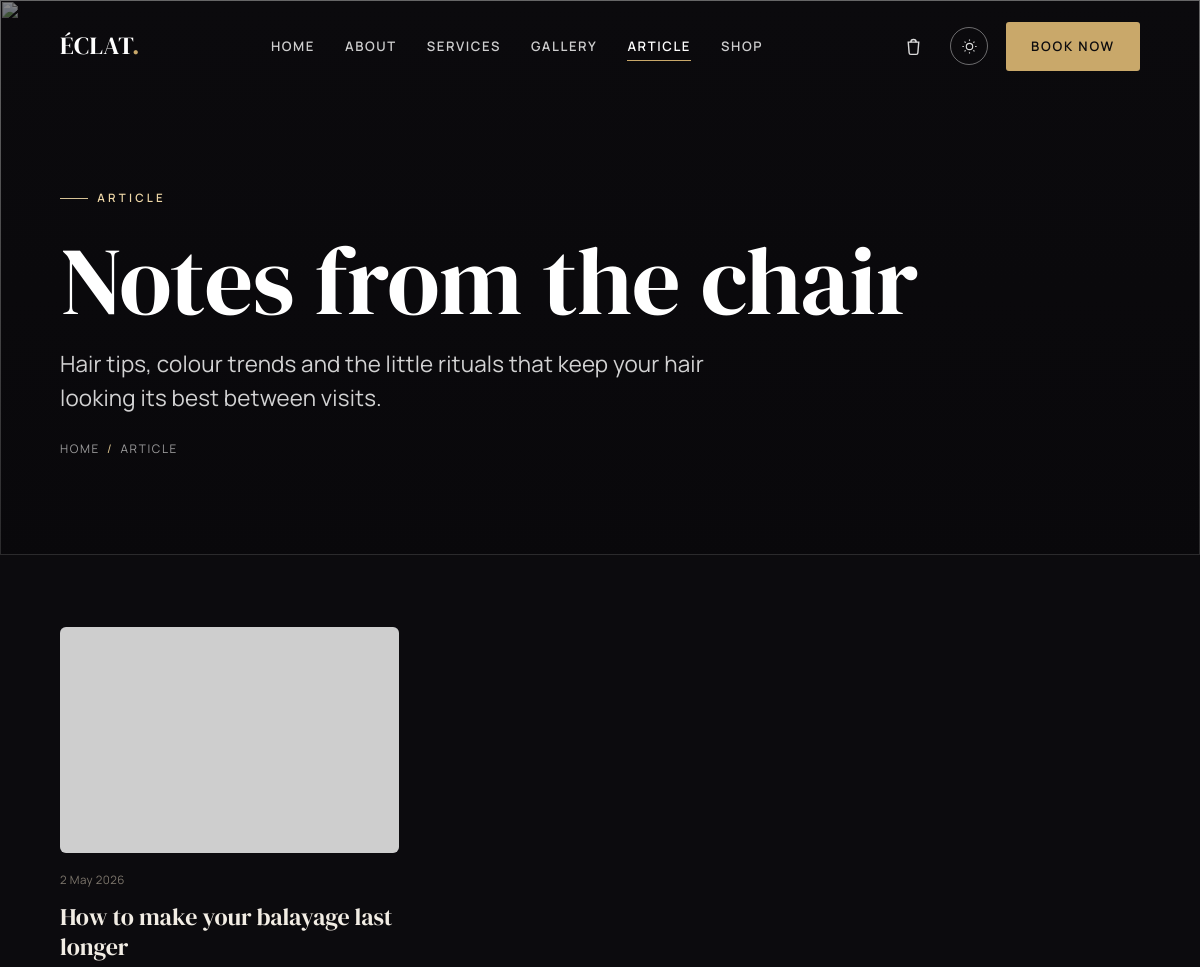
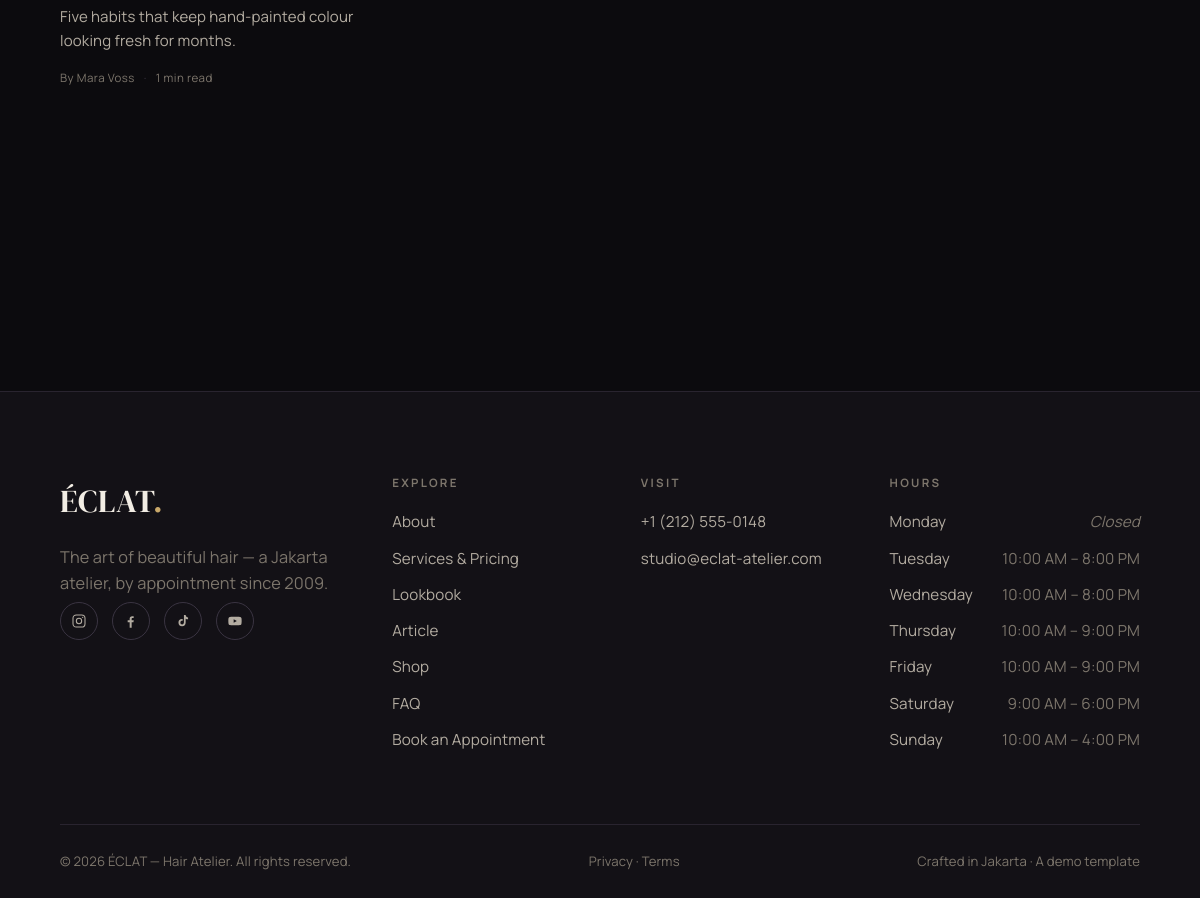
Before: /blog with the older database file (2 pictures, top to bottom).
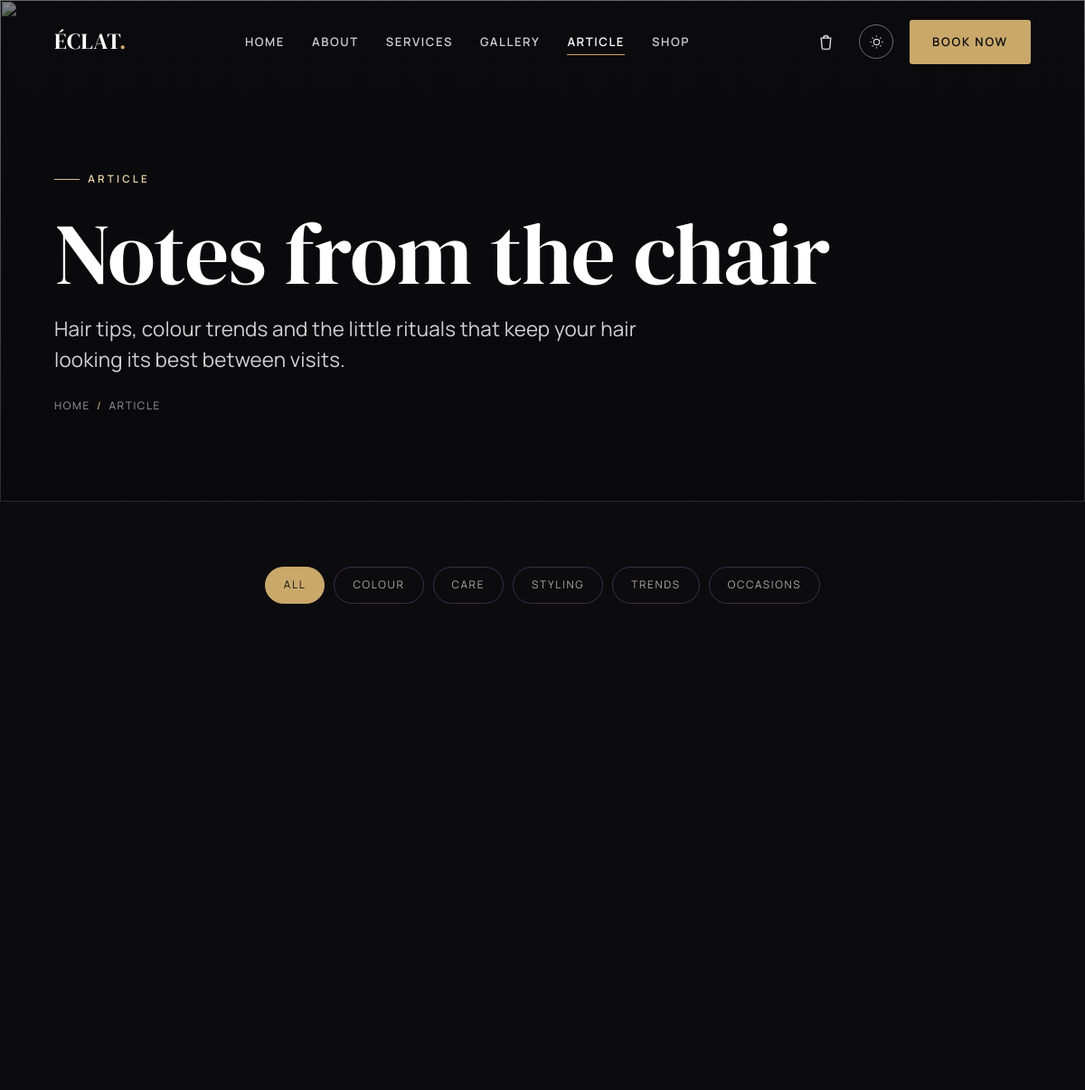
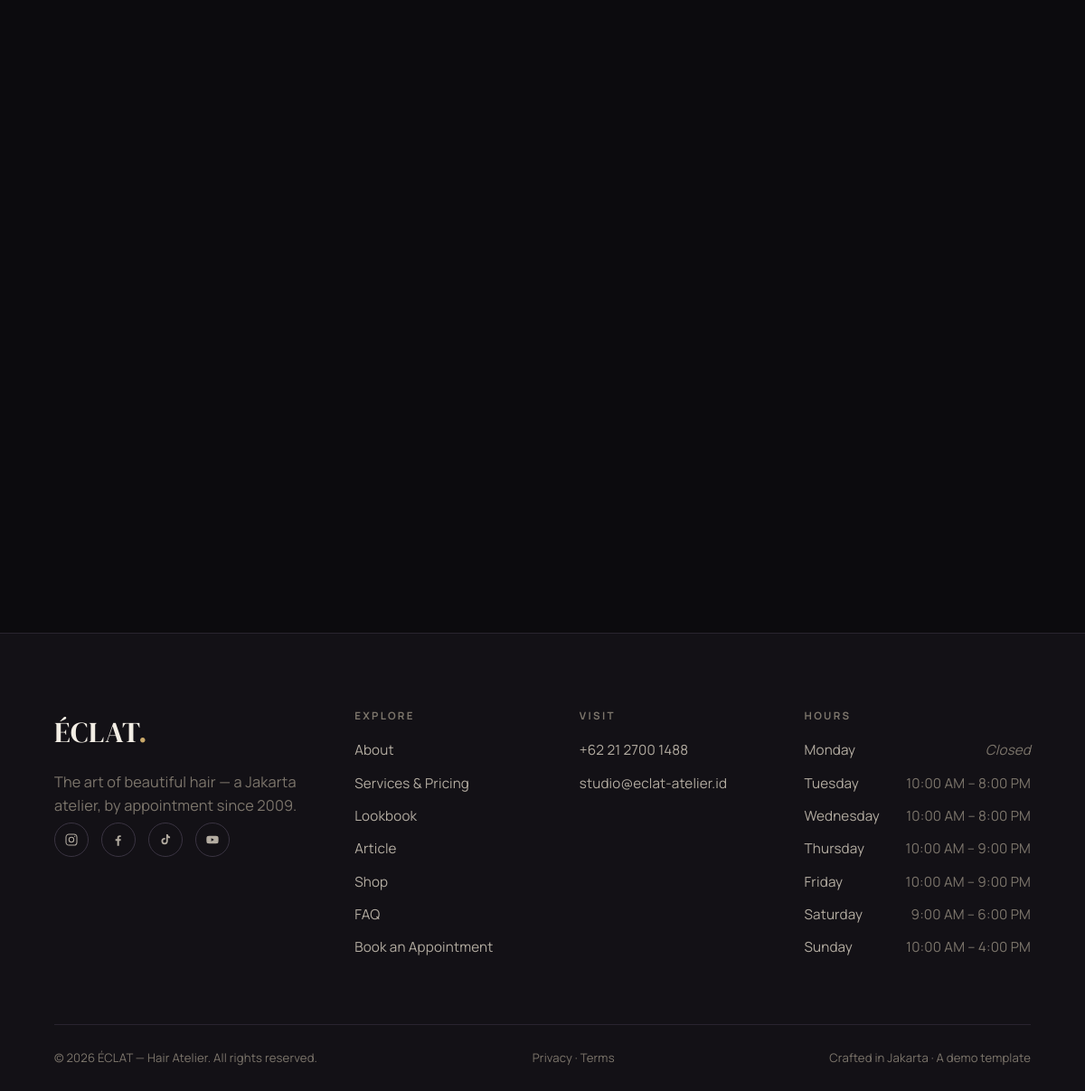
After: the same page with the newer database file (2 pictures, top to bottom).
### tables this page shows
CREATE TABLE posts (
    id          INT AUTO_INCREMENT PRIMARY KEY,
    title       VARCHAR(200) NOT NULL,
    slug        VARCHAR(200) NOT NULL UNIQUE,
    excerpt     VARCHAR(400) NOT NULL DEFAULT '',
    body        MEDIUMTEXT   NOT NULL,
    cover_url   VARCHAR(400) NOT NULL DEFAULT '',
    author      VARCHAR(120) NOT NULL DEFAULT '',
    category    VARCHAR(80)  NOT NULL DEFAULT '',
    published_at DATETIME    NULL,
    is_published TINYINT(1)  NOT NULL DEFAULT 0
);

CREATE TABLE opening_hours (
    id         INT AUTO_INCREMENT PRIMARY KEY,
    day_order  TINYINT      NOT NULL,
    day_name   VARCHAR(12)  NOT NULL,
    open_time  TIME         NULL,
    close_time TIME         NULL,
    is_closed  TINYINT(1)   NOT NULL DEFAULT 0
);

### app/controllers/blog.php (called while the page is built)
<?php
render('blog', [
    'title'      => 'Article — ' . get_setting('site_name_full'),
    'meta'       => 'Hair tips, colour trends and transformations from the ' . get_setting('site_name') . ' team.',
    'active'     => 'blog',
    'js'         => ['pages/blog'],
    'posts'      => get_posts(),
    'categories' => get_post_categories(),
]);

### public/index.php (called while the page is built, shortened)
<?php
$routes = require APP_PATH . '/routes.php';
$uri  = parse_url($_SERVER['REQUEST_URI'] ?? '/', PHP_URL_PATH) ?? '/';
if (BASE_URL !== '') {
    if ($uri === BASE_URL) {
        $uri = '/';
    } elseif (str_starts_with($uri, BASE_URL . '/')) {
        $uri = substr($uri, strlen(BASE_URL));
    }
}
$path = '/' . trim($uri, '/');
$controller = $routes[$path] ?? null;
if ($controller === null) {
    http_response_code(404);
    $controller_file = APP_PATH . '/controllers/not_found.php';
} else {
    $controller_file = APP_PATH . '/controllers/' . $controller . '.php';
}
require $controller_file;

### app/database.php (called while the page is built, shortened)
<?php
function db(): PDO {
    static $pdo = null;
    if ($pdo instanceof PDO) {
        return $pdo;
    }
    $opts = [
        PDO::ATTR_ERRMODE            => PDO::ERRMODE_EXCEPTION,
        PDO::ATTR_DEFAULT_FETCH_MODE => PDO::FETCH_ASSOC,
        PDO::ATTR_EMULATE_PREPARES   => false,
    ];
    try {
        if (DB_DRIVER === 'sqlite') {
            $pdo = new PDO('sqlite:' . DB_SQLITE_PATH, null, null, $opts);
            $pdo->exec('PRAGMA foreign_keys = ON');
        } else {
            $dsn = sprintf('mysql:host=%s;port=%s;dbname=%s;charset=utf8mb4',
                DB_HOST, DB_PORT, DB_NAME);
            $pdo = new PDO($dsn, DB_USER, DB_PASS, $opts);
        }
    } catch (PDOException $ex) {
        http_response_code(500);
        exit(APP_DEBUG
            ? 'Database connection failed: ' . $ex->getMessage()
            : 'The site is temporarily unavailable. Please try again shortly.');
    }
    return $pdo;
}
function q(string $sql, array $params = []): array {
    $stmt = db()->prepare($sql);
    $stmt->execute($params);
    return $stmt->fetchAll();
}

### app/models/posts.php (called while the page is built, shortened)
<?php
function get_posts(?string $category = null): array {
    $sql = 'SELECT * FROM posts WHERE is_published = 1';
    $params = [];
    $sql .= ' ORDER BY published_at DESC, id DESC';
    return q($sql, $params);
}
function reading_time(string $body): int {
    $words = str_word_count(strip_tags($body));
    return max(1, (int) ceil($words / 200));
}
function post_date(?string $dt): string {
    $ts = strtotime($dt);
    return $ts ? date('j M Y', $ts) : '';
}

### app/models/settings.php (called while the page is built, shortened)
<?php
function get_setting(string $key, string $default = ''): string {
    static $cache = null;
    if ($cache === null) {
        $cache = [];
        foreach (q('SELECT skey, svalue FROM settings') as $r) {
            $cache[$r['skey']] = $r['svalue'];
        }
    }
    return $cache[$key] ?? $default;
}

### app/models/hours.php (called while the page is built, shortened)
<?php
function get_opening_hours(): array {
    return q('SELECT day_name, open_time, close_time, is_closed
              FROM opening_hours ORDER BY day_order ASC');
}

### app/views/partials/post-card.php (the view, shortened to what the changed rows need)
<article class="post-card reveal" data-category="<?= e($post['category']) ?>">
    <a class="post-cover" href="<?= e(url('blog/' . $post['slug'])) ?>">
        <img src="<?= e(image($post['cover_url'])) ?>" alt="<?= e($post['title']) ?>" loading="lazy">
    </a>
    <div class="post-body">
        <div class="post-meta">
            <time datetime="<?= e((string) $post['published_at']) ?>"><?= e(post_date($post['published_at'])) ?></time>
        </div>
        <h3 class="post-title"><a href="<?= e(url('blog/' . $post['slug'])) ?>"><?= e($post['title']) ?></a></h3>
        <p class="post-excerpt"><?= e($post['excerpt']) ?></p>
        <div class="post-foot">
            <?php if ($post['author'] !== ''): ?><span>By <?= e($post['author']) ?></span><span class="dot">·</span><?php endif; ?>
            <span><?= reading_time($post['body']) ?> min read</span>
        </div>
    </div>
</article>

### app/views/partials/header.php (shortened to what the changed rows need)
<?php
$active = $active ?? '';
$solid  = $solid  ?? false;
$links = [
    'home'     => ['Home', url('')],
    'about'    => ['About', url('about')],
    'services' => ['Services', url('services')],
    'gallery'  => ['Gallery', url('gallery')],
    'blog'     => ['Article', url('blog')],
    'shop'     => ['Shop', url('shop')],
];
?>
<header class="site-header<?= $solid ? ' is-solid' : '' ?>">
    <div class="container header-inner">
        <nav class="nav" aria-label="Primary">
            <div class="nav-links">
                <?php foreach ($links as $key => [$label, $href]): ?>
                    <a href="<?= e($href) ?>"<?= $active === $key ? ' class="is-active"' : '' ?>><?= e($label) ?></a>
                <?php endforeach; ?>
            </div>
        </nav>
    </div>
</header>

### app/views/pages/blog.php (shortened to what the changed rows need)
<section class="page-hero">
    <div class="container">
        <h1>Notes from the chair</h1>
    </div>
</section>
<section class="section">
    <div class="container">
        <?php if ($categories): ?>
        <div class="filter-bar reveal">
            <button class="active" data-filter="all" type="button">All</button>
            <?php foreach ($categories as $c): ?>
                <button data-filter="<?= e($c) ?>" type="button"><?= e($c) ?></button>
            <?php endforeach; ?>
        </div>
        <?php endif; ?>
        <?php if ($posts): ?>
            <div class="post-grid">
                <?php foreach ($posts as $post) partial('post-card', ['post' => $post]); ?>
            </div>
        <?php else: ?>
            <p class="shop-note reveal">No articles yet — check back soon.</p>
        <?php endif; ?>
    </div>
</section>

### app/views/partials/footer.php (shortened to what the changed rows need)
<?php
$hours   = get_opening_hours();
?>
<footer class="site-footer">
    <div class="container">
        <div class="footer-top">
            <div class="footer-col">
                <ul>
                    <li><a href="tel:<?= e(preg_replace('/[^0-9+]/', '', get_setting('phone'))) ?>"><?= e(get_setting('phone')) ?></a></li>
                    <li><a href="mailto:<?= e(get_setting('email')) ?>"><?= e(get_setting('email')) ?></a></li>
                </ul>
            </div>
            <div class="footer-col">
                <ul>
                    <?php foreach ($hours as $h): ?>
                        <li class="hours-row<?= $h['is_closed'] ? ' closed' : '' ?>">
                            <span class="d"><?= e($h['day_name']) ?></span>
                            <span class="t"><?= $h['is_closed'] ? 'Closed' : e(fmt_time($h['open_time']) . ' – ' . fmt_time($h['close_time'])) ?></span>
                        </li>
                    <?php endforeach; ?>
                </ul>
            </div>
        </div>
    </div>
</footer>

Changed rows visible on the page:
no longer on this page (row edited): posts: published_at "2 May 2026", title "How to make your balayage last longer", excerpt "Five habits that keep hand-painted colour looking fresh for months.", author "Mara Voss", body "1"
Other visible differences:
get_setting('phone'): "+1 (212) 555-0148" → "+62 21 2700 1488"
get_setting('email'): "studio@eclat-atelier.com" → "studio@eclat-atelier.id"
text now shown: "ALL"
new list line: "COLOUR"
new list line: "CARE"
new list line: "STYLING"
new list line: "TRENDS"
new list line: "OCCASIONS"
